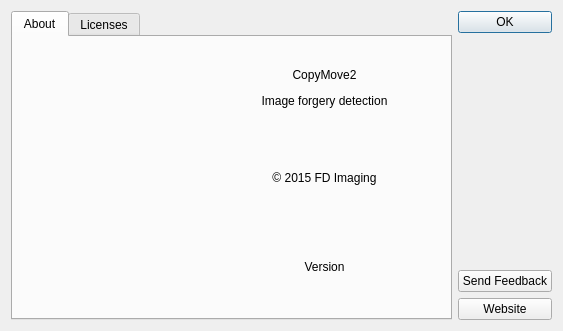
<?xml version="1.0" encoding="UTF-8"?>
<ui version="4.0">
 <class>About</class>
 <widget class="QDialog" name="About">
  <property name="geometry">
   <rect>
    <x>0</x>
    <y>0</y>
    <width>563</width>
    <height>331</height>
   </rect>
  </property>
  <property name="windowTitle">
   <string>About</string>
  </property>
  <property name="windowIcon">
   <iconset resource="../../resources/resources.qrc">
    <normaloff>:/icons/icons/logo.png</normaloff>:/icons/icons/logo.png</iconset>
  </property>
  <layout class="QGridLayout" name="gridLayout">
   <item row="0" column="0" rowspan="3">
    <widget class="QTabWidget" name="tabWidget">
     <property name="currentIndex">
      <number>0</number>
     </property>
     <widget class="QWidget" name="tabAbout">
      <attribute name="title">
       <string>About</string>
      </attribute>
      <layout class="QGridLayout" name="gridLayout_3">
       <item row="1" column="0" rowspan="3">
        <widget class="QLabel" name="labelLogo">
         <property name="minimumSize">
          <size>
           <width>68</width>
           <height>0</height>
          </size>
         </property>
         <property name="maximumSize">
          <size>
           <width>180</width>
           <height>16777215</height>
          </size>
         </property>
         <property name="scaledContents">
          <bool>false</bool>
         </property>
         <property name="alignment">
          <set>Qt::AlignCenter</set>
         </property>
        </widget>
       </item>
       <item row="1" column="1">
        <widget class="QLabel" name="labelAbout">
         <property name="text">
          <string>&lt;html&gt;&lt;head/&gt;&lt;body&gt;&lt;p align=&quot;center&quot;&gt;CopyMove2&lt;/p&gt;&lt;p align=&quot;center&quot;&gt;Image forgery detection&lt;/p&gt;&lt;/body&gt;&lt;/html&gt;</string>
         </property>
        </widget>
       </item>
       <item row="3" column="1">
        <widget class="QLabel" name="labelVersion">
         <property name="text">
          <string>Version</string>
         </property>
         <property name="alignment">
          <set>Qt::AlignCenter</set>
         </property>
        </widget>
       </item>
       <item row="2" column="1">
        <widget class="QLabel" name="labelCopyright">
         <property name="text">
          <string>© 2015 FD Imaging</string>
         </property>
         <property name="alignment">
          <set>Qt::AlignCenter</set>
         </property>
        </widget>
       </item>
      </layout>
     </widget>
     <widget class="QWidget" name="tabLicense">
      <attribute name="title">
       <string>Licenses</string>
      </attribute>
      <layout class="QGridLayout" name="gridLayout_2">
       <item row="0" column="1">
        <widget class="QComboBox" name="boxLicense"/>
       </item>
       <item row="1" column="1">
        <widget class="QPlainTextEdit" name="browserLicense">
         <property name="readOnly">
          <bool>true</bool>
         </property>
        </widget>
       </item>
      </layout>
     </widget>
    </widget>
   </item>
   <item row="0" column="2">
    <widget class="QDialogButtonBox" name="buttonBox">
     <property name="sizePolicy">
      <sizepolicy hsizetype="Preferred" vsizetype="Expanding">
       <horstretch>0</horstretch>
       <verstretch>0</verstretch>
      </sizepolicy>
     </property>
     <property name="orientation">
      <enum>Qt::Vertical</enum>
     </property>
     <property name="standardButtons">
      <set>QDialogButtonBox::Ok</set>
     </property>
    </widget>
   </item>
   <item row="1" column="2">
    <widget class="QPushButton" name="buttonFeedback">
     <property name="text">
      <string>Send Feedback</string>
     </property>
     <property name="icon">
      <iconset>
       <normaloff>:/Actions/Icons/Actions/mail.png</normaloff>:/Actions/Icons/Actions/mail.png</iconset>
     </property>
    </widget>
   </item>
   <item row="2" column="2">
    <widget class="QPushButton" name="buttonWebsite">
     <property name="text">
      <string>Website</string>
     </property>
     <property name="icon">
      <iconset>
       <normaloff>:/Actions/Icons/Actions/web.png</normaloff>:/Actions/Icons/Actions/web.png</iconset>
     </property>
    </widget>
   </item>
  </layout>
 </widget>
 <resources>
  <include location="../../resources/resources.qrc"/>
 </resources>
 <connections>
  <connection>
   <sender>buttonBox</sender>
   <signal>accepted()</signal>
   <receiver>About</receiver>
   <slot>accept()</slot>
   <hints>
    <hint type="sourcelabel">
     <x>248</x>
     <y>254</y>
    </hint>
    <hint type="destinationlabel">
     <x>157</x>
     <y>274</y>
    </hint>
   </hints>
  </connection>
  <connection>
   <sender>buttonBox</sender>
   <signal>rejected()</signal>
   <receiver>About</receiver>
   <slot>reject()</slot>
   <hints>
    <hint type="sourcelabel">
     <x>316</x>
     <y>260</y>
    </hint>
    <hint type="destinationlabel">
     <x>286</x>
     <y>274</y>
    </hint>
   </hints>
  </connection>
 </connections>
</ui>
